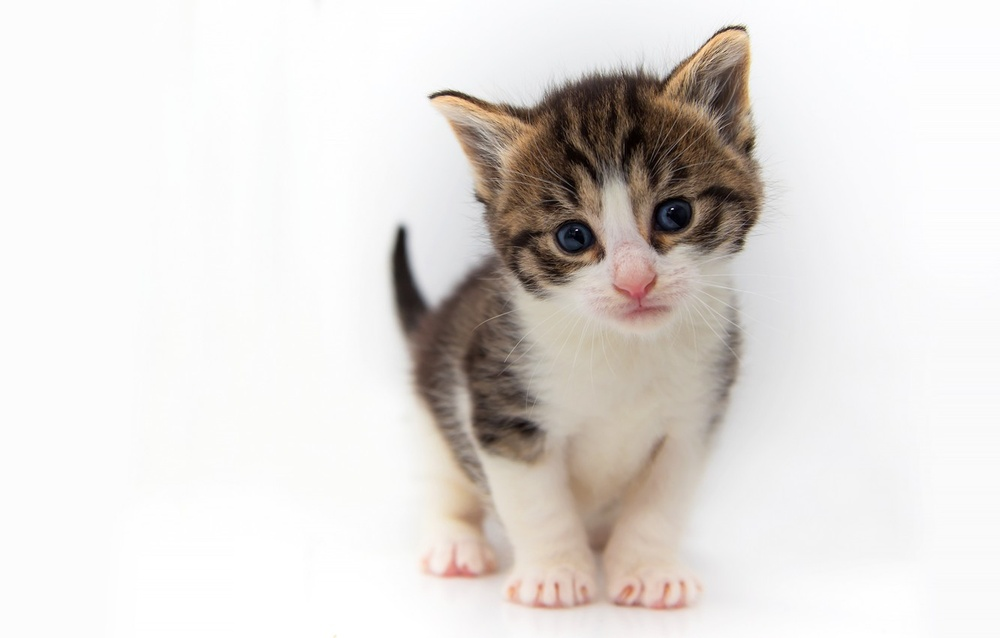
#> input picture data/images/just_cat.jpeg, 1000 x 638 px, shrunk from 1332 x 850 before the run
$ python test.py
#> lines starting #> are read from the running program, lines starting #| are printed output that depends on the picture; after the words box and inside, x2 and y2 are one past the last pixel; in counts of white or black regions, pixels touching at a corner belong together
#> further down, img is the input picture: PIL image 1000x638 RGB; mean R, G, B 225.3, 221, 217.9
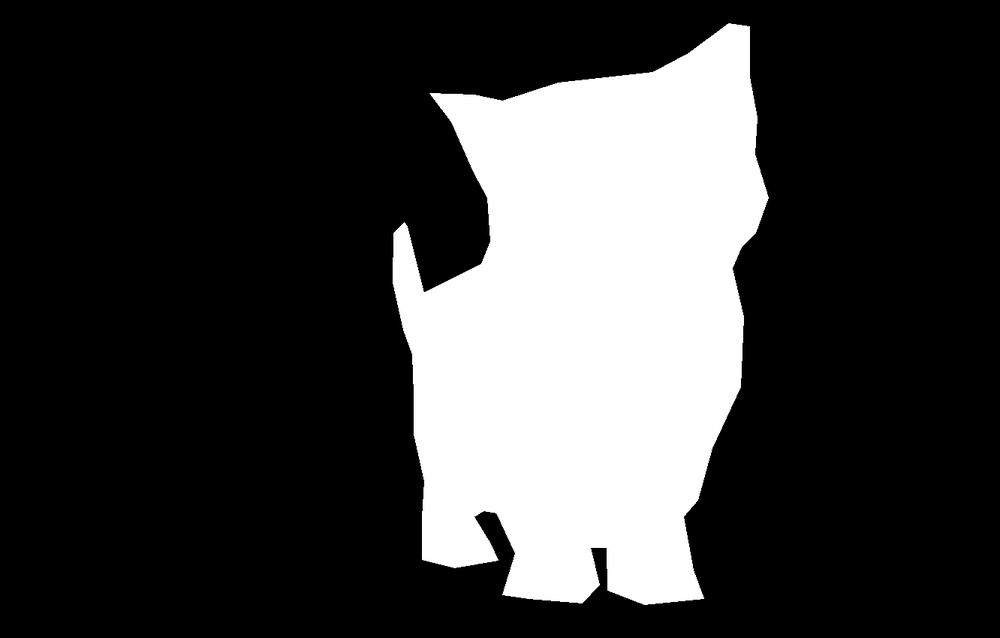
#> input picture data/images/gt_mask.png, 1000 x 638 px, shrunk from 1332 x 850 before the run
#> further down, gt_mask is the input picture: shape (638, 1000); min 0, max 255, mean 61
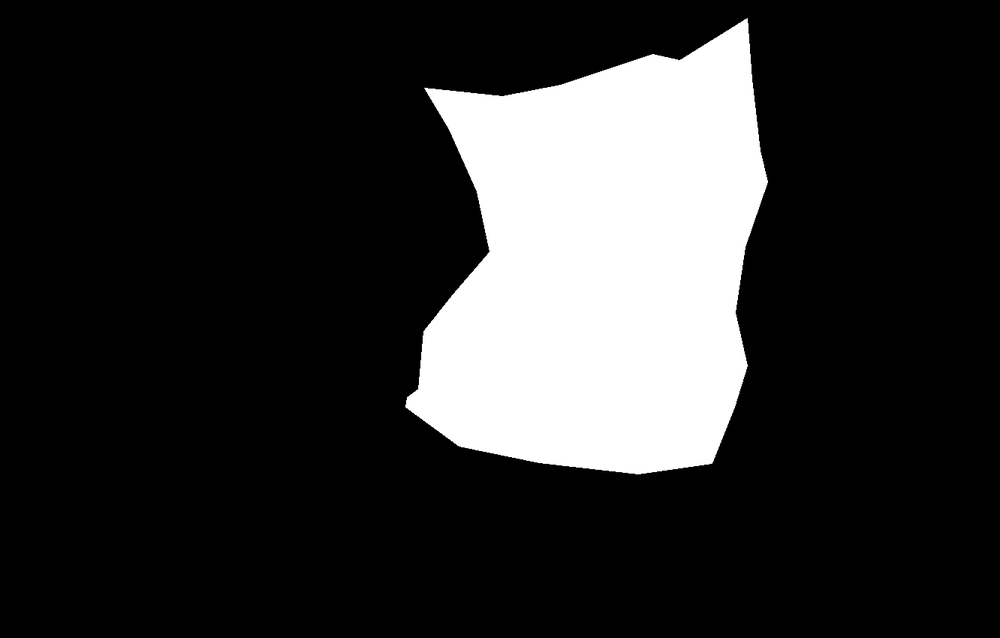
#> input picture data/images/pred_mask.png, 1000 x 638 px, shrunk from 1332 x 850 before the run
#> further down, pred_mask is the input picture: shape (638, 1000); min 0, max 255, mean 46.9
### evaluate.py
import numpy as np
import pandas as pd
from IPython.display import display
import distances

class EvaluateImageSegmentation:

	def __init__(self, groundtruth_mask, predicted_mask):
		self.gt_mask = groundtruth_mask
		self.pred_mask = predicted_mask
		self.groundtruth_mask = groundtruth_mask.astype(bool)
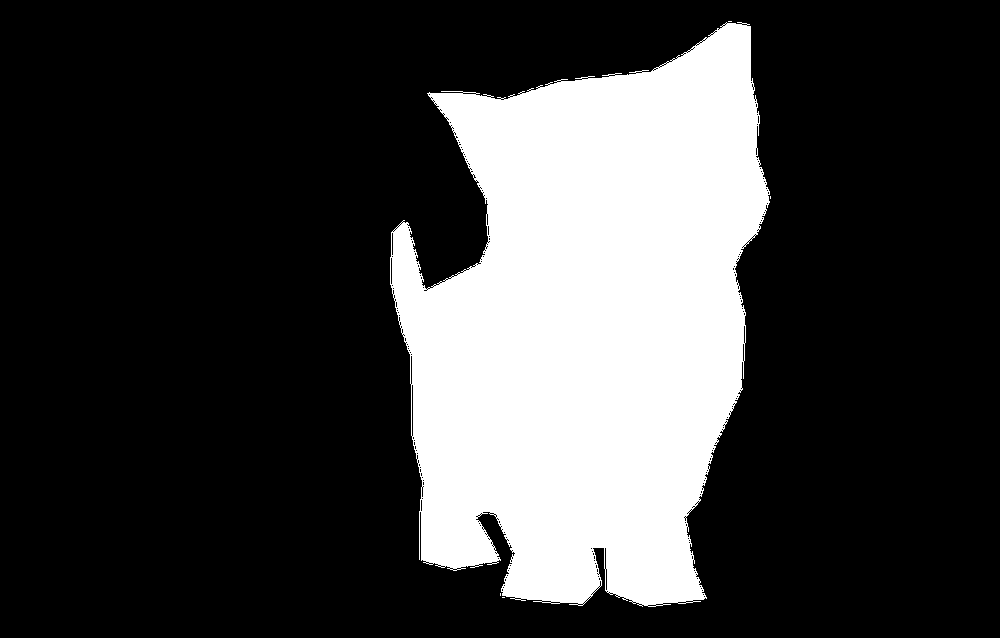
#> self.groundtruth_mask: shape (638, 1000) bool; 24.4% white; 5 white regions (4 under 20 px), largest, box (x1, y1, x2, y2) and area: (390, 22, 770, 607) 155837
		self.predicted_mask = predicted_mask.astype(bool)
#> self.predicted_mask: shape (638, 1000) bool; 18.7% white; 2 white regions (1 under 20 px), largest, box (x1, y1, x2, y2) and area: (403, 16, 770, 477) 119576
		self.intersection = self.groundtruth_mask * self.predicted_mask
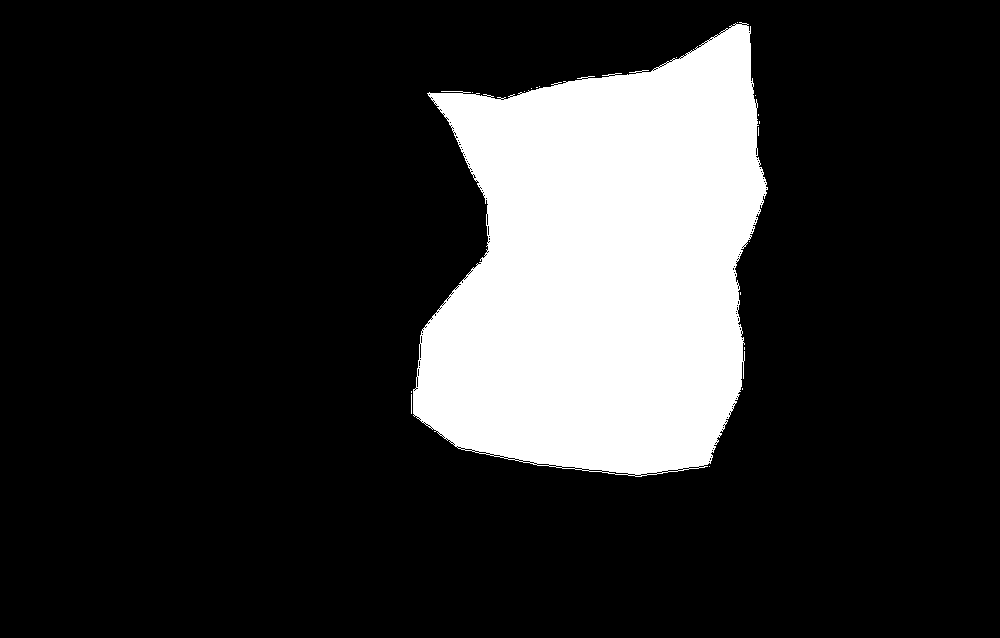
#> self.intersection: shape (638, 1000) bool; 18.2% white; 19 white regions (17 under 20 px), largest, box (x1, y1, x2, y2) and area: (413, 22, 768, 477) 116033, (411, 394, 412, 414) 20
		self.union = self.groundtruth_mask + self.predicted_mask
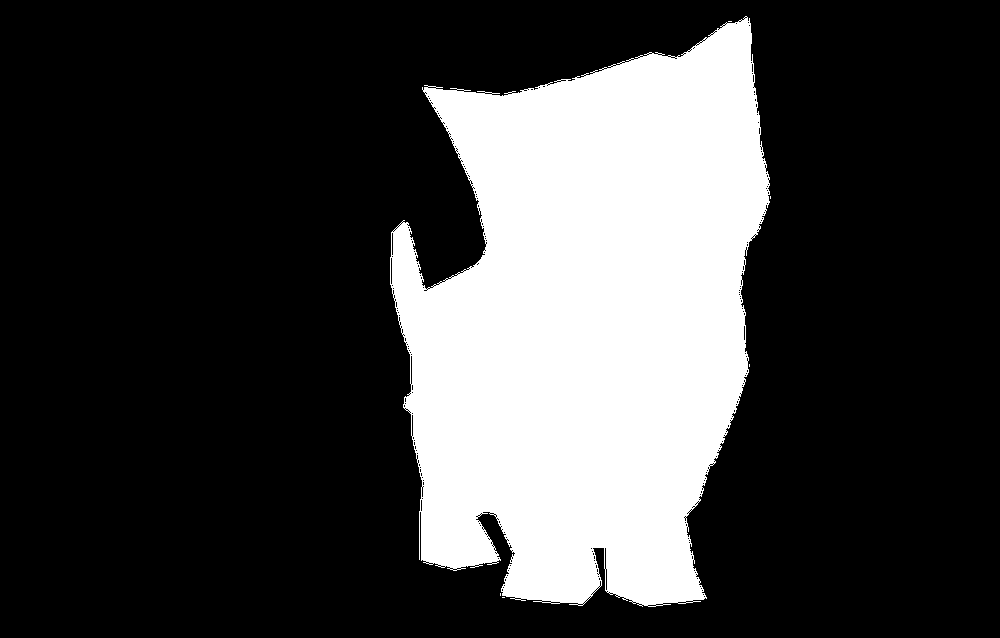
#> self.union: shape (638, 1000) bool; 25% white; 6 white regions (5 under 20 px), largest, box (x1, y1, x2, y2) and area: (390, 16, 770, 607) 159325
		self.true_positive = self.intersection
		self.false_positive = self.union != self.groundtruth_mask
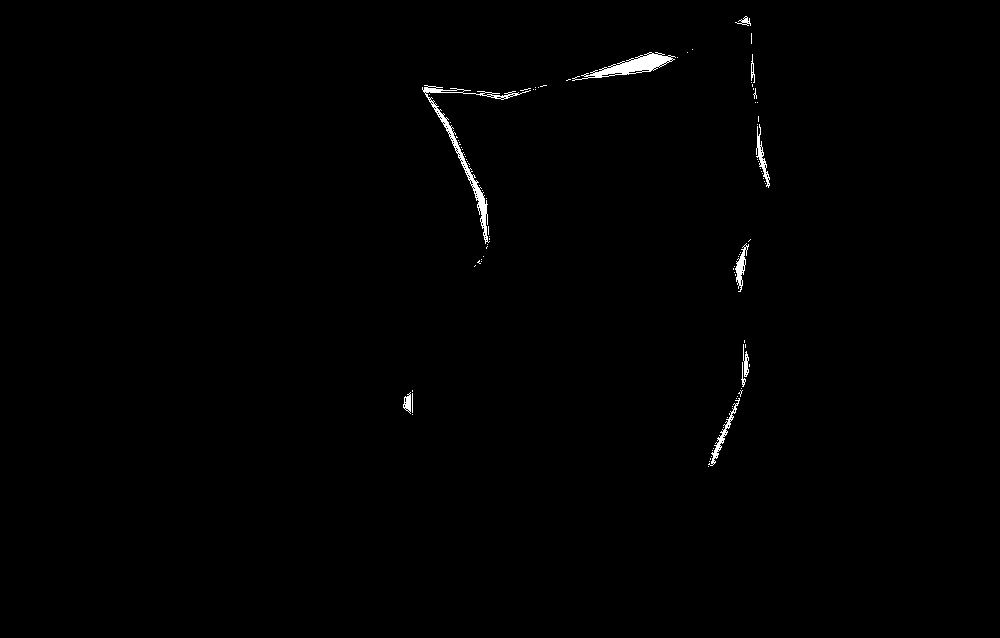
#> self.false_positive: shape (638, 1000) bool; 0.55% white; 89 white regions (78 under 20 px), largest, box (x1, y1, x2, y2) and area: (422, 85, 531, 244) 1173, (572, 52, 676, 81) 964, (708, 398, 740, 466) 292
		self.false_negative = self.union != self.predicted_mask
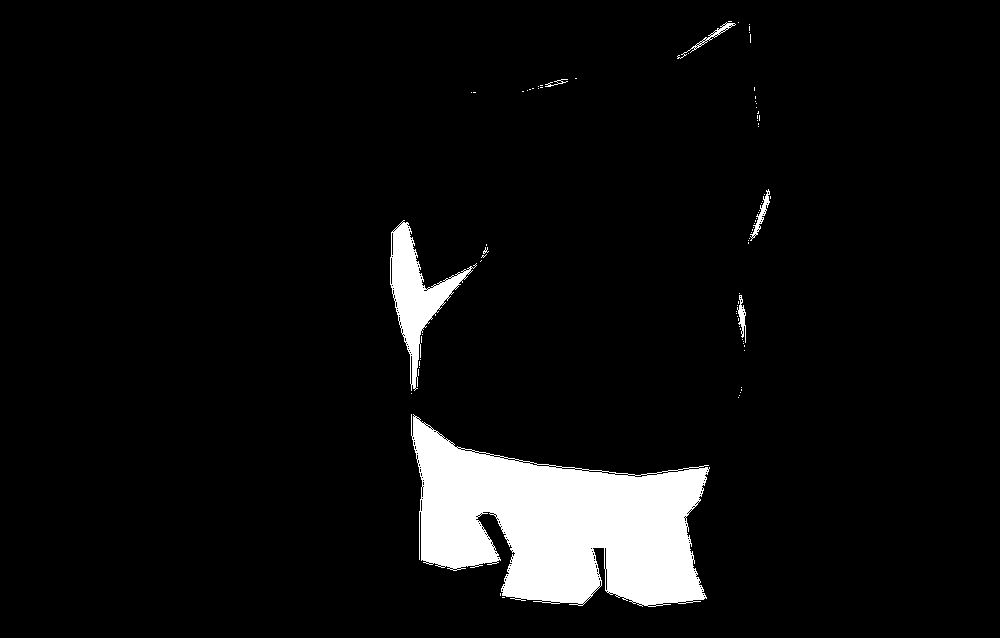
#> self.false_negative: shape (638, 1000) bool; 6.2% white; 82 white regions (76 under 20 px), largest, box (x1, y1, x2, y2) and area: (411, 414, 710, 607) 34620, (390, 220, 477, 391) 4271, (750, 189, 770, 241) 243, (677, 22, 736, 59) 212, (737, 295, 746, 343) 187, (545, 79, 568, 87) 53
		self.true_negative = np.invert(self.union)
#| Accuracy: 0.9322
#| Precision: 0.9708
#| Recall: 0.7449
#| F1 Score: 0.843
#| Dice: 0.843
#| Intersection over Union(IoU): 0.7286

	def accuracy(self):
		return np.sum(self.true_positive+self.true_negative)/np.sum(self.true_positive+self.true_negative+self.false_negative+self.false_positive)

	def precision(self):
		return np.sum(self.true_positive)/np.sum(self.true_positive+self.false_positive)

	def recall(self):
		return np.sum(self.true_positive)/np.sum(self.true_positive+self.false_negative)

	def f1score(self):
		return 2*np.sum(self.true_positive)/(2*np.sum(self.true_positive)+np.sum(self.false_positive)+np.sum(self.false_negative))

	def dice(self):
		return 2*np.sum(self.true_positive)/(2*np.sum(self.true_positive)+np.sum(self.false_positive)+np.sum(self.false_negative))

	def IoU(self):
		return np.sum(self.intersection)/np.sum(self.union)

	def get_confusion_matrix(self):
		gt_series = pd.Series(self.groundtruth_mask.flatten(), name="ground truth")
		pred_series = pd.Series(self.predicted_mask.flatten(), name="predicted")
		df_confusion = pd.crosstab(gt_series, pred_series)
		display(df_confusion)

	def hausdorff_distance(self, distance='euclidean'):
#> called with distance = 'euclidean'
		n1 = self.gt_mask.shape[0]
#> n1 = 638
		n2 = self.pred_mask.shape[0]
#> n2 = 638
		cmax = 0
		for i in range(n1):
			cmin = np.inf
			for j in range(n2):
				dist = getattr(distances, distance)
				dist_cal = dist(self.gt_mask[i,:], self.pred_mask[j,:])
				# dist = np.sqrt(np.sum(np.square(self.gt_mask[i,:] - self.pred_mask[j,:])))
				if dist_cal < cmin:
					cmin = dist_cal
				if cmin < cmax:
					break
			if cmin > cmax and np.inf > cmin:
				cmax = cmin
#> this loop made 638 passes
#> cmax on passes 22, 24, 25, 73, 76, 82, 94, 602: 8.19, 29.43, 36.26, 37.13, 44.59, 44.68, 67.5, 77.36
#> after the loop, cmax = 77.36
		return cmax

### distances.py
import numpy as np
from scipy import spatial

def euclidean(A, B):
    return np.sqrt(np.sum(np.square(A - B)))

def manhattan(A, B):
    return np.sum(np.abs(A - B))

# [5 lines left out: function cosine, not called in this run]

### test.py
from evaluate import EvaluateImageSegmentation
from PIL import Image
import numpy as np
# testing changes

img = Image.open("./data/images/just_cat.jpeg")
gt_mask = np.array(Image.open("./data/images/gt_mask.png"))
pred_mask = np.array(Image.open("./data/images/pred_mask.png"))

evaluate = EvaluateImageSegmentation(gt_mask, pred_mask)

print(f"Accuracy: {round(evaluate.accuracy(),4)}")
print(f"Precision: {round(evaluate.precision(),4)}")
print(f"Recall: {round(evaluate.recall(),4)}")
print(f"F1 Score: {round(evaluate.f1score(), 4)}")
print(f"Dice: {round(evaluate.dice(), 4)}")
print(f"Intersection over Union(IoU): {round(evaluate.IoU(), 4)}")
print(f"Hausdorff Distance: {round(evaluate.hausdorff_distance(),4)}")
#| Hausdorff Distance: 77.3628
print("Confusion Matrix:")
evaluate.get_confusion_matrix()
#> in get_confusion_matrix, `df_confusion = pd.crosstab(gt_series, pred_series)`: df_confusion = table of 2 rows and 2 columns
